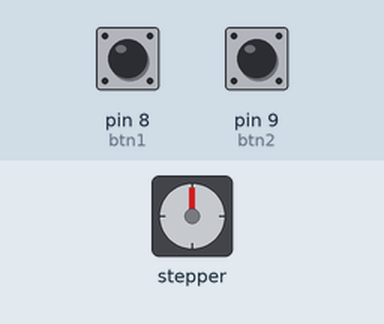
Recording of a sketch running on a simulated Arduino Uno, built with avr-gcc and run on an emulated ATmega328P. Shown: stepper motor. Inputs (shaded band) come from the test bench; at power-on: pin 8 (btn1) LOW, pin 9 (btn2) LOW. Stepper angles assume 200 steps per turn.

Above: at 1.2 s.
1.3 s: pin 8 (btn1) pulled HIGH for 0.15 s
At 1.45 s:
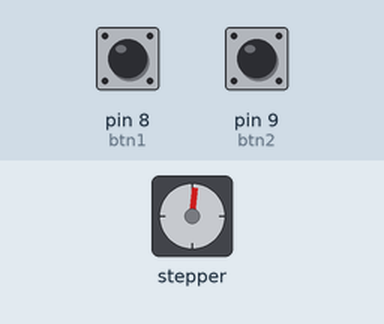
At 2.05 s:
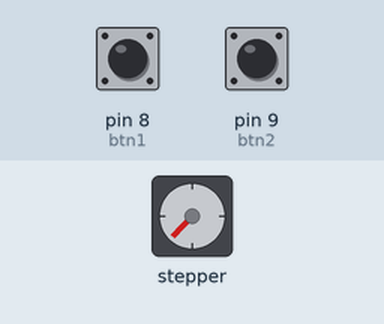
Timing chart, 0 to 10.3 s (numbered marks = the images above; inputs shaded):
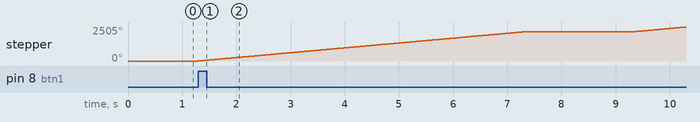

Measured:
- after the input at 1.3 s, stepper: turns 2160° clockwise in 6.0 s, then 345° clockwise in 0.95 s

The sketch:

lista3ex4.ino
```cpp
/*
Sabe-se que o motor de passo possui um ângulo de passo de 0,72°, e que o passo
do fuso de esferas é de 5mm, ou seja a cada volta completa que o fuso de esferas
dá, ele desloca a mesa 5 mm para direita ou para esquerda. A peça completa
possui 3 furos conforme o desenho abaixo e a distância entre a posição inicial
da mesa e o primeiro furo e de 30mm. Sabe-se que para dar uma volta completa
o motor precisa de 500 pulsos.

*/

//inicia a variavel do motor de passo
#include <Stepper.h>
const int passos = 200, btn1 = 8, btn2 = 9 ;  //numero de passo que o motor vai dar

//inicia o motor utilizando a biblioteca no pino 8 a 11
Stepper myStepper(passos, 5, 4, 3, 2);

int stepCount = 0;  // number of steps the motor has taken

void setup() {

	pinMode(btn1, INPUT);
	pinMode(btn2, INPUT);


	myStepper.setSpeed(60);

	Serial.begin(9600);
}

void loop() {

	if(digitalRead(btn1) == 1)
	{
		for(int i = 1; i<=6; i++ )
		{
			myStepper.step(passos);
		}
		delay(2000);
		for(int i = 1; i<=2; i++ )
		{
			myStepper.step(passos);
		}
		delay(3000);
		for(int i = 1; i<=3; i++ )
		{
			myStepper.step(passos);
		}
		myStepper.step((passos)/2);
		delay(3000);
	}
	if(digitalRead(btn2)==1)
	{
		for(int i = 1; i<=11; i++ )
		{
			myStepper.step(-passos);
		}
		myStepper.step((-passos)/2);
	}

	delay(1);
}
```

lista3ex5.ino
```cpp
const int botao = 2;
```
